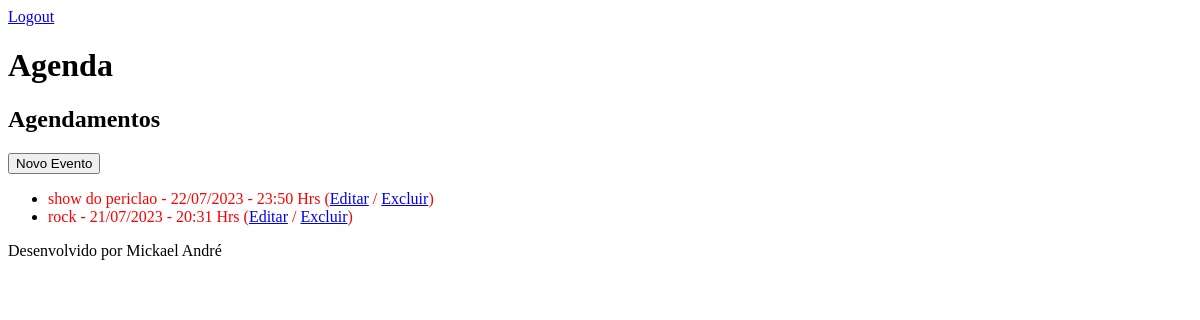
Page /agenda/ (signed in) on the earlier database version.
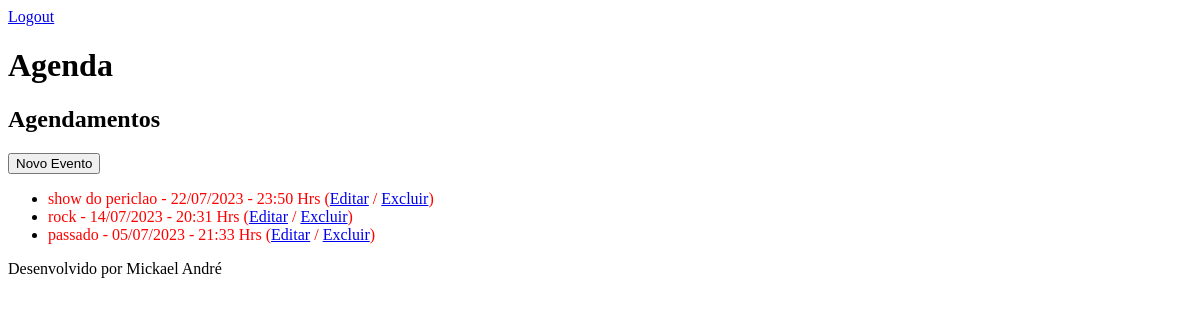
Same page on the later database version.
### core/models.py (models this page shows, shortened)
class Evento(models.Model):
    titulo = models.CharField(max_length=200)
    descricao = models.TextField(blank=True, null=True)
    data_evento = models.DateTimeField(verbose_name="Data do evento")
    data_criacao = models.DateTimeField(auto_now=True)
    local = models.CharField(max_length=200, blank=True, null=True)
    usuario = models.ForeignKey(User, on_delete=models.CASCADE, blank=True, null=True)
    class Meta:
        db_table = "evento"
    def get_data_evento(self):
        return self.data_evento.strftime('%d/%m/%Y - %H:%M Hrs')
    def get_evento_atrasado(self):
        if self.data_evento < datetime.now():
            return True
        else:
            return False

### core/views.py (the view)
# urls.py: path('agenda/', views.lista_eventos),
@login_required(login_url='/login/')
def lista_eventos(request):
    usuario = request.user
    data_atual = datetime.now() - timedelta(hours=12)
    evento = Evento.objects.filter(usuario=usuario)
    dados = {'eventos': evento}
    return render(request, 'agenda.html', dados)

### templates/agenda.html (shortened to what this page needs)
<!DOCTYPE html>
<html lang="pt-br">
<head>
</head>
{% extends "model-page.html" %}
{% block content %}
    <h2>Agendamentos</h2>
    <a href="evento/">
        <button type="button">Novo Evento</button>
    </a>
    <ul style="font_size: 18px">
        {% for evento in eventos %}
            <li>
                <div style={% if evento.get_evento_atrasado %}"color:red"{% endif %}>
                    {{evento.titulo}} - {{evento.get_data_evento}}
                    (<a href="evento/?id={{ evento.id }}">Editar</a> / <a href="evento/delete/{{evento.id}}/">Excluir</a>)
                </div>
            </li>
        {% endfor %}
    </ul>
{% endblock %}

### templates/model-page.html
<!DOCTYPE html>
<html lang="en">
<head>
    {% include "model-header.html" %}
</head>
<body>
    {% block content %}
    {% endblock %}
    {% include "model-footer.html" %}
</body>
</html>

### templates/model-header.html (shortened to what this page needs)
    <a href="/logout">Logout</a>
    <h1>Agenda</h1>

### templates/model-footer.html
<p>Desenvolvido por Mickael André</p>

Differences in the rows shown:
changed Evento "rock": get_data_evento "21/07/2023 - 20:31 Hrs" → "14/07/2023 - 20:31 Hrs"
added Evento: titulo "passado", get_data_evento "05/07/2023 - 21:33 Hrs"
